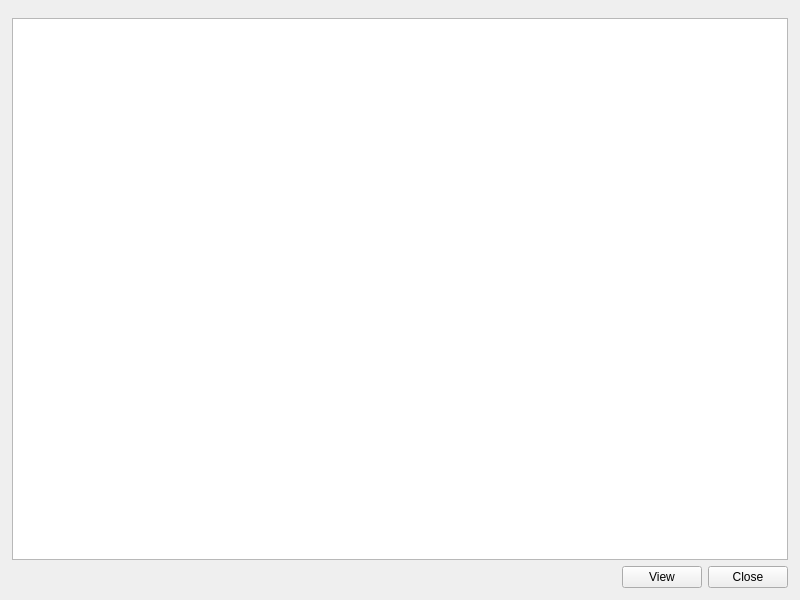
<?xml version="1.0" encoding="UTF-8"?>
<ui version="4.0">
 <class>ReportForm</class>
 <widget class="QWidget" name="ReportForm">
  <property name="geometry">
   <rect>
    <x>0</x>
    <y>0</y>
    <width>800</width>
    <height>600</height>
   </rect>
  </property>
  <property name="minimumSize">
   <size>
    <width>800</width>
    <height>600</height>
   </size>
  </property>
  <property name="windowTitle">
   <string/>
  </property>
  <property name="locale">
   <locale language="English" country="UnitedStates"/>
  </property>
  <layout class="QGridLayout" name="gridLayout">
   <property name="leftMargin">
    <number>12</number>
   </property>
   <property name="topMargin">
    <number>12</number>
   </property>
   <property name="rightMargin">
    <number>12</number>
   </property>
   <property name="bottomMargin">
    <number>12</number>
   </property>
   <item row="0" column="0" colspan="2">
    <widget class="QWidget" name="functionWidget" native="true">
     <property name="maximumSize">
      <size>
       <width>16777215</width>
       <height>55</height>
      </size>
     </property>
     <layout class="QGridLayout" name="gridLayout_2">
      <property name="leftMargin">
       <number>0</number>
      </property>
      <property name="topMargin">
       <number>0</number>
      </property>
      <property name="rightMargin">
       <number>0</number>
      </property>
      <property name="bottomMargin">
       <number>0</number>
      </property>
      <property name="spacing">
       <number>0</number>
      </property>
     </layout>
    </widget>
   </item>
   <item row="2" column="0" colspan="2">
    <layout class="QHBoxLayout" name="horizontalLayout">
     <item>
      <spacer name="horizontalSpacer">
       <property name="orientation">
        <enum>Qt::Horizontal</enum>
       </property>
       <property name="sizeHint" stdset="0">
        <size>
         <width>40</width>
         <height>20</height>
        </size>
       </property>
      </spacer>
     </item>
     <item>
      <widget class="QPushButton" name="viewBtn">
       <property name="text">
        <string>View</string>
       </property>
      </widget>
     </item>
     <item>
      <widget class="QPushButton" name="closeBtn">
       <property name="minimumSize">
        <size>
         <width>75</width>
         <height>0</height>
        </size>
       </property>
       <property name="text">
        <string>Close</string>
       </property>
      </widget>
     </item>
    </layout>
   </item>
   <item row="1" column="0" colspan="2">
    <widget class="QTableView" name="tableView">
     <property name="sizePolicy">
      <sizepolicy hsizetype="Expanding" vsizetype="Expanding">
       <horstretch>0</horstretch>
       <verstretch>0</verstretch>
      </sizepolicy>
     </property>
    </widget>
   </item>
  </layout>
 </widget>
 <tabstops>
  <tabstop>tableView</tabstop>
  <tabstop>closeBtn</tabstop>
 </tabstops>
 <resources/>
 <connections/>
</ui>
